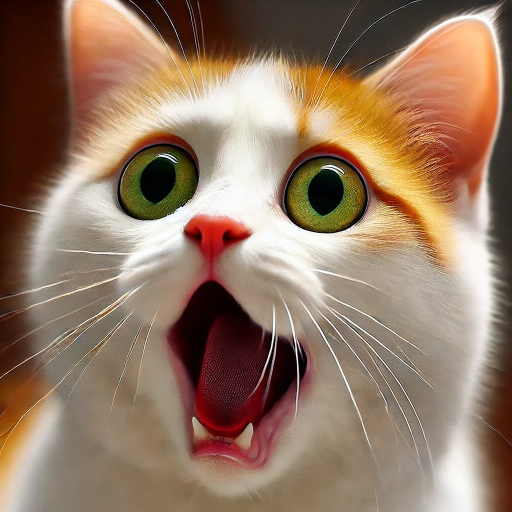
#> input picture UCLA_MAE162E_week2_materials/OpenCV/example1/example1.jpg, 1024 x 1024 px (shown at 1/2 size)
$ python main.py
#> lines starting #> are read from the running program, lines starting #| are printed output that depends on the picture
import cv2
import numpy as np

# read the image
img = cv2.imread("example1.jpg")
#> img is the input picture: shape (1024, 1024, 3); mean B, G, R 99.6, 120.6, 147.8

# resize the image
img = cv2.resize(img, (500, 500))
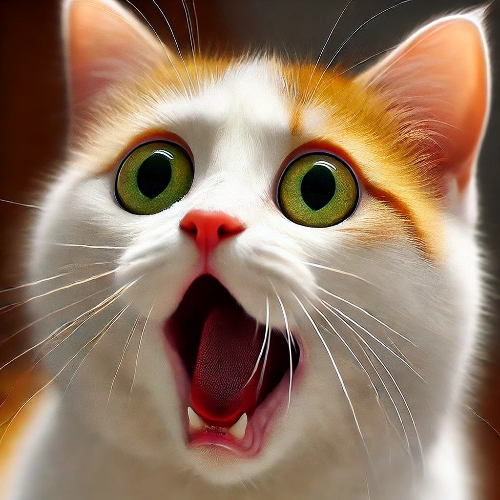
#> img: shape (500, 500, 3); mean B, G, R 99.5, 120.4, 147.7

# create a motion blur kernel
psf = np.zeros((50, 50, 3))
psf = cv2.ellipse(psf,
                  (25, 25),     # center
                  (22, 0),      # axes -- 22 for blur length, 0 for thin PSF
                  15,           # angle of motion in degrees
                  0, 360,       # ful ellipse, not an arc
                  (1, 1, 1),    # white color
                  thickness=-1) # filled

# normalize by sum of one channel
psf /= psf[:,:,0].sum()

# apply the kernel to the image
blurred = cv2.filter2D(img, -1, psf)
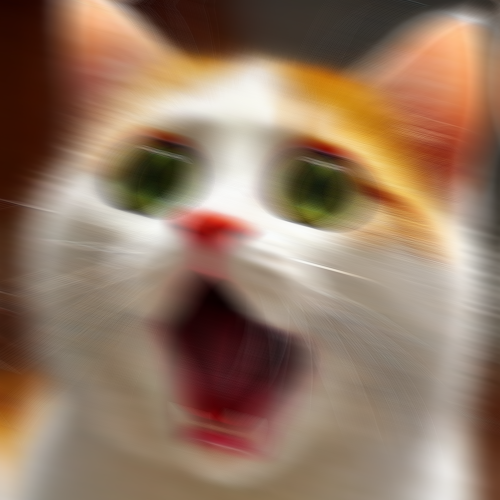
#> blurred: shape (500, 500, 3); mean B, G, R 99.5, 120.4, 147.7

# concatenate the original and blurred images along the horizontal axis
stacked_image = np.vstack((img, blurred))
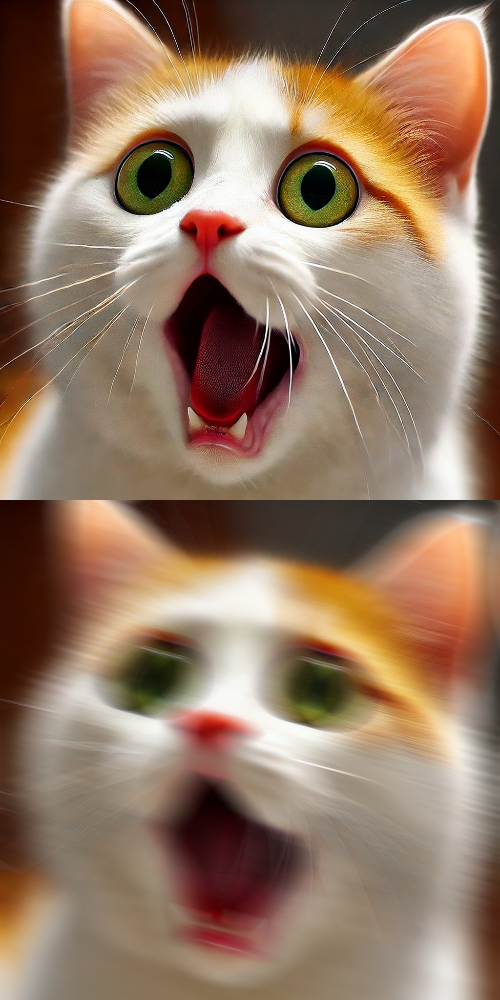
#> stacked_image: shape (1000, 500, 3); mean B, G, R 99.5, 120.4, 147.7

# show the original and blurred images in a single window
cv2.imshow("Images", stacked_image)
cv2.waitKey(0)
